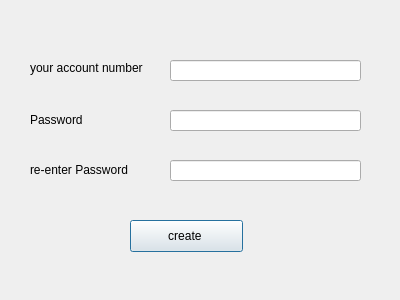
<?xml version="1.0" encoding="UTF-8"?>
<ui version="4.0">
 <class>Dialog_signup</class>
 <widget class="QDialog" name="Dialog_signup">
  <property name="geometry">
   <rect>
    <x>0</x>
    <y>0</y>
    <width>400</width>
    <height>300</height>
   </rect>
  </property>
  <property name="windowTitle">
   <string>Sign up</string>
  </property>
  <widget class="QLineEdit" name="lineEdit_account">
   <property name="geometry">
    <rect>
     <x>170</x>
     <y>60</y>
     <width>191</width>
     <height>21</height>
    </rect>
   </property>
  </widget>
  <widget class="QLineEdit" name="lineEdit_password">
   <property name="geometry">
    <rect>
     <x>170</x>
     <y>110</y>
     <width>191</width>
     <height>21</height>
    </rect>
   </property>
  </widget>
  <widget class="QLineEdit" name="lineEdit_rePassword">
   <property name="geometry">
    <rect>
     <x>170</x>
     <y>160</y>
     <width>191</width>
     <height>21</height>
    </rect>
   </property>
  </widget>
  <widget class="QLabel" name="account_number">
   <property name="geometry">
    <rect>
     <x>30</x>
     <y>60</y>
     <width>141</width>
     <height>16</height>
    </rect>
   </property>
   <property name="text">
    <string>your account number</string>
   </property>
  </widget>
  <widget class="QLabel" name="password">
   <property name="geometry">
    <rect>
     <x>30</x>
     <y>110</y>
     <width>121</width>
     <height>20</height>
    </rect>
   </property>
   <property name="text">
    <string>Password</string>
   </property>
  </widget>
  <widget class="QLabel" name="rePassword">
   <property name="geometry">
    <rect>
     <x>30</x>
     <y>160</y>
     <width>121</width>
     <height>20</height>
    </rect>
   </property>
   <property name="text">
    <string>re-enter Password</string>
   </property>
  </widget>
  <widget class="QPushButton" name="pushButton_create">
   <property name="geometry">
    <rect>
     <x>130</x>
     <y>220</y>
     <width>113</width>
     <height>32</height>
    </rect>
   </property>
   <property name="text">
    <string>create </string>
   </property>
  </widget>
 </widget>
 <resources/>
 <connections/>
</ui>
